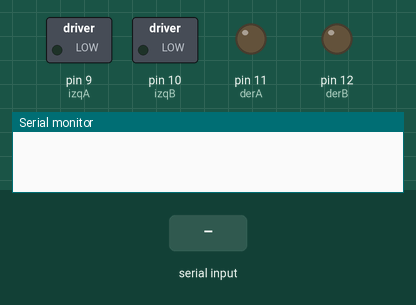
Recording of a sketch running on a simulated Arduino Uno, built with avr-gcc and run on an emulated ATmega328P. Shown: switched loads named in the sketch (green lamp = pin HIGH), output pins drawn as LEDs (lit = HIGH), the last lines printed to the serial monitor. The inputs (shaded band) are chosen by the test bench.

Above: at 1.2 s.
1.3 s: "1" received over Serial
At 2.4 s:
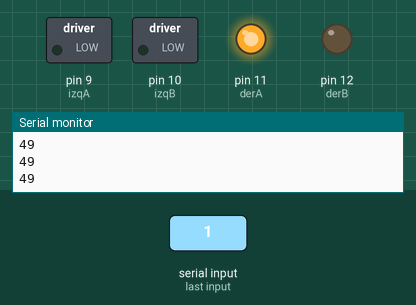
2.8 s: "5" received over Serial
At 3.7 s:
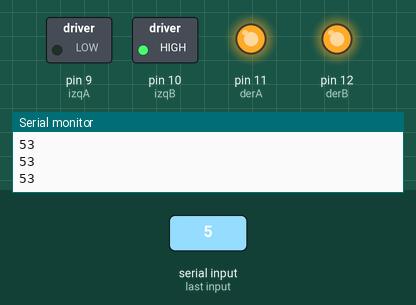
4.3 s: "3" received over Serial
At 4.9 s:
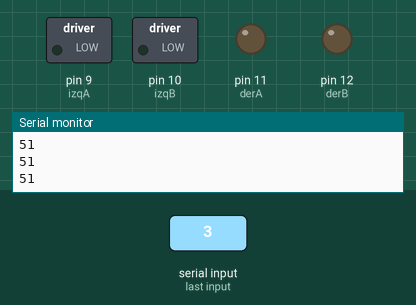
5.8 s: "5" received over Serial
At 7.0 s:
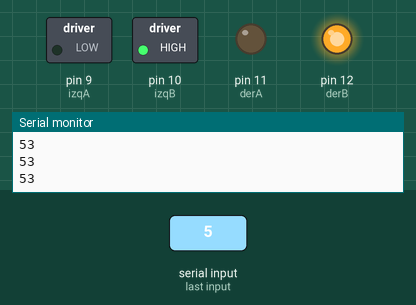
7.3 s: "4" received over Serial
At 8.4 s:
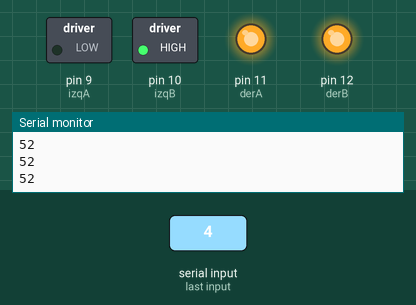
Timing chart, 0 to 9.8 s (numbered marks = the images above; inputs shaded):
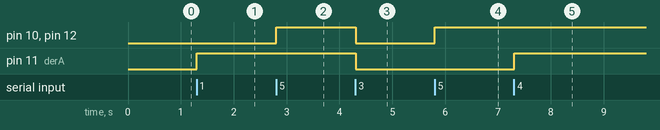

The sketch:

FS9RVMZIQV7K9Q5.ino
```cpp
int izqA = 9;
int izqB = 10;
int derA = 11;
int derB = 12;
int vel = 255; // Velocidad de los motores (0-255)
int estado = 0; // inicia detenido

void setup() {
Serial.begin(9600); // inicia el puerto serial para comunicacion con el Bluetooth
pinMode(derA, OUTPUT);
pinMode(derB, OUTPUT);
pinMode(izqA, OUTPUT);
pinMode(izqB, OUTPUT);
}

void loop() {

if(Serial.available()>0){ // lee el bluetooth y almacena en estado
estado = Serial.read();
}
if(estado=='1'){ // Forward
  Serial.println(estado);
  digitalWrite(13,HIGH);
  digitalWrite(11,HIGH);
}
if(estado=='2'){ // right
  Serial.println(estado);
  digitalWrite(13,HIGH);
}
if(estado=='3'){ // Stop
    Serial.println(estado);
    digitalWrite(13,LOW);
    digitalWrite(12,LOW);
    digitalWrite(11,LOW);
    digitalWrite(10,LOW);
}
if(estado=='4'){ // left
    Serial.println(estado);
    digitalWrite(11,HIGH);
}

if(estado=='5'){ // Reverse
    Serial.println(estado);
    digitalWrite(12,HIGH);
    digitalWrite(10,HIGH);
}

}
```

Measured:
- after the input at 1.3 s, pin 11 (derA): LOW → HIGH at once
- after the input at 2.8 s, pin 10 (izqB), pin 12 (derB): LOW → HIGH at once
- after the input at 4.3 s, pin 10 (izqB), pin 11 (derA), pin 12 (derB): HIGH → LOW at once
- after the input at 5.8 s, pin 10 (izqB), pin 12 (derB): LOW → HIGH at once
- after the input at 7.3 s, pin 11 (derA): LOW → HIGH at once
